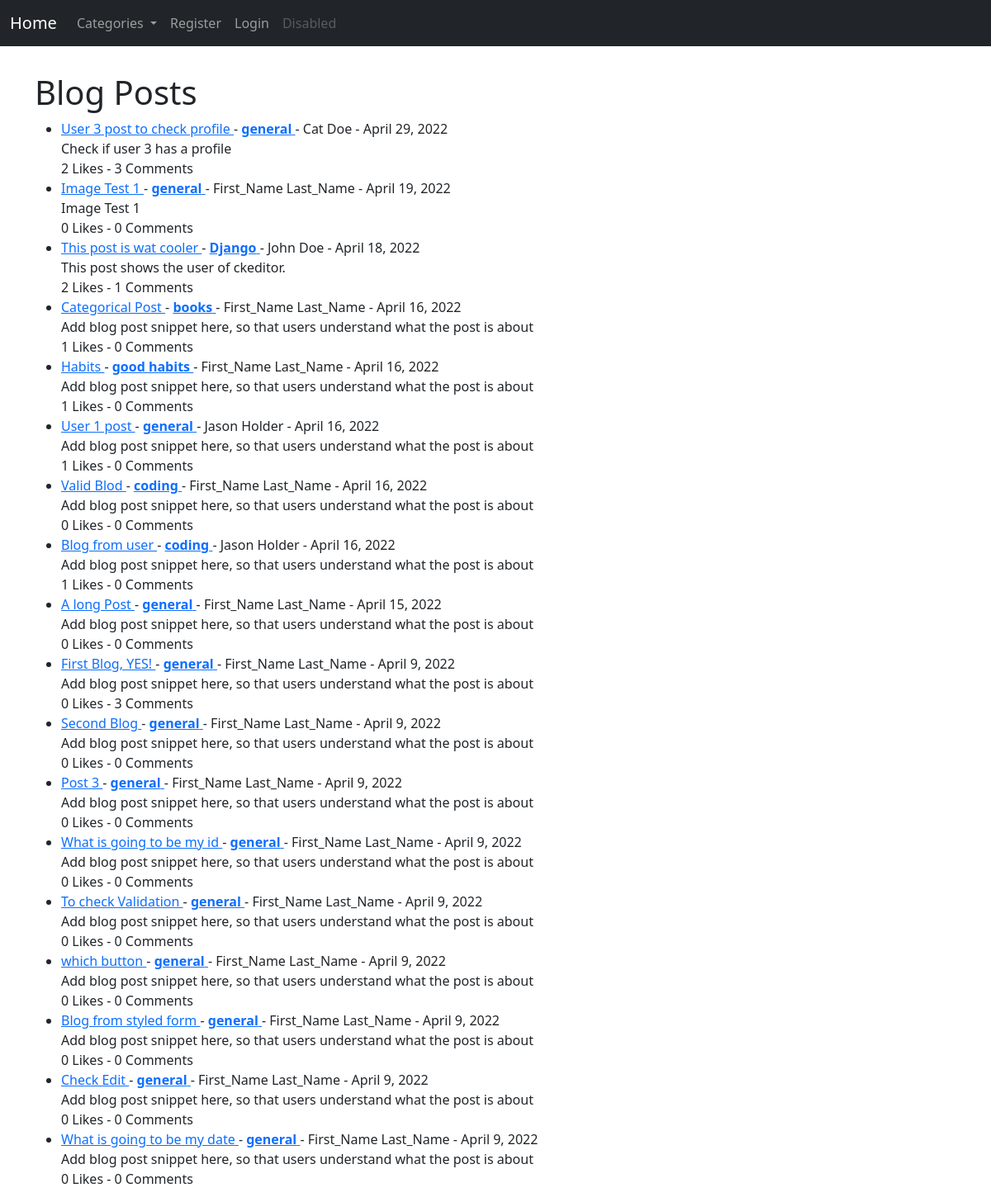
The page / on the database its author committed.
### blogapp/models.py (models this page shows, shortened)
class Post(models.Model):
    title = models.CharField(max_length=255)
    author = models.ForeignKey(User, on_delete=models.CASCADE)
    category = models.CharField(max_length=255, default="general")
    snippet = models.CharField(max_length=255, default="Add blog post snippet here, so that users understand what the post is about.")
    cover_image = models.ImageField(null=True, blank=True, upload_to="media/_/")
    body = RichTextField(blank="Write blog body here...", null=True)
    date = models.DateField(auto_now_add=True)
    likes = models.ManyToManyField(User, related_name= "blog_posts" )

### blogapp/views.py (the view)
# urls.py: path('', HomeView.as_view(), name="home"),
class HomeView(ListView):
    model = Post
    template_name = 'home.html'
    ordering =['-date']

### blogapp/context_processors.py (called while the page is built)
def get_cats(request):
    cat_menu = Category.objects.all()
    cats=[]
    for cat in cat_menu:
        cats.append(cat)
    return {
        "cats": cats
    }

### blogapp/models.py (called while the page is built)
    def __str__(self):
        return self.name

### blogapp/templatetags/filters.py (called while the page is built)
@register.filter
def get_count(post):
    return post.count()

### blogapp/templates/home.html (shortened to what this page needs)
{% extends 'base.html' %}
{% block content %}
{% load filters %}
<h1>Blog Posts</h1>
<ul>
{% for post in object_list %}
    <li><a href="{% url 'article-detail' post.pk %}"> {{post.title}} </a> -
        <a href="{% url 'category_view' post.category|slugify %}"><strong>{{post.category}}</strong> </a>-
        {{post.author.first_name}} {{post.author.last_name}} -
        {{post.date}}
    {{post.snippet|slice:":250"|safe}}</li>
    {{post.likes|get_count}} Likes - {{post.comments|get_count}} Comments
{% endfor %}
</ul>
{% endblock %}

### rows shown on the page
Post: title "User 3 post to check profile", category "general", author.first_name "Cat", author.last_name "Doe", date "April 29, 2022", snippet "Check if user 3 has a profile", likes|get_count "2", comments|get_count "3"
Post: title "Image Test 1", category "general", author.first_name "First_Name", author.last_name "Last_Name", date "April 19, 2022", snippet "Image Test 1", likes|get_count "0", comments|get_count "0"
Post: title "This post is wat cooler", category "Django", author.first_name "John", author.last_name "Doe", date "April 18, 2022", snippet "This post shows the user of ckeditor.", likes|get_count "2", comments|get_count "1"
Post: title "Categorical Post", category "books", author.first_name "First_Name", author.last_name "Last_Name", date "April 16, 2022", snippet "Add blog post snippet here, so that users understand what the post is about", likes|get_count "1", comments|get_count "0"
Post: title "Habits", category "good habits", author.first_name "First_Name", author.last_name "Last_Name", date "April 16, 2022", snippet "Add blog post snippet here, so that users understand what the post is about", likes|get_count "1", comments|get_count "0"
Post: title "User 1 post", category "general", author.first_name "Jason", author.last_name "Holder", date "April 16, 2022", snippet "Add blog post snippet here, so that users understand what the post is about", likes|get_count "1", comments|get_count "0"
Post: title "Valid Blod", category "coding", author.first_name "First_Name", author.last_name "Last_Name", date "April 16, 2022", snippet "Add blog post snippet here, so that users understand what the post is about", likes|get_count "0", comments|get_count "0"
Post: title "Blog from user", category "coding", author.first_name "Jason", author.last_name "Holder", date "April 16, 2022", snippet "Add blog post snippet here, so that users understand what the post is about", likes|get_count "1", comments|get_count "0"
Post: title "A long Post", category "general", author.first_name "First_Name", author.last_name "Last_Name", date "April 15, 2022", snippet "Add blog post snippet here, so that users understand what the post is about", likes|get_count "0", comments|get_count "0"
Post: title "First Blog, YES!", category "general", author.first_name "First_Name", author.last_name "Last_Name", date "April 9, 2022", snippet "Add blog post snippet here, so that users understand what the post is about", likes|get_count "0", comments|get_count "3"
Post: title "Second Blog", category "general", author.first_name "First_Name", author.last_name "Last_Name", date "April 9, 2022", snippet "Add blog post snippet here, so that users understand what the post is about", likes|get_count "0", comments|get_count "0"
Post: title "Post 3", category "general", author.first_name "First_Name", author.last_name "Last_Name", date "April 9, 2022", snippet "Add blog post snippet here, so that users understand what the post is about", likes|get_count "0", comments|get_count "0"
Post: title "What is going to be my id", category "general", author.first_name "First_Name", author.last_name "Last_Name", date "April 9, 2022", snippet "Add blog post snippet here, so that users understand what the post is about", likes|get_count "0", comments|get_count "0"
Post: title "To check Validation", category "general", author.first_name "First_Name", author.last_name "Last_Name", date "April 9, 2022", snippet "Add blog post snippet here, so that users understand what the post is about", likes|get_count "0", comments|get_count "0"
Post: title "which button", category "general", author.first_name "First_Name", author.last_name "Last_Name", date "April 9, 2022", snippet "Add blog post snippet here, so that users understand what the post is about", likes|get_count "0", comments|get_count "0"
Post: title "Blog from styled form", category "general", author.first_name "First_Name", author.last_name "Last_Name", date "April 9, 2022", snippet "Add blog post snippet here, so that users understand what the post is about", likes|get_count "0", comments|get_count "0"
Post: title "Check Edit", category "general", author.first_name "First_Name", author.last_name "Last_Name", date "April 9, 2022", snippet "Add blog post snippet here, so that users understand what the post is about", likes|get_count "0", comments|get_count "0"
Post: title "What is going to be my date", category "general", author.first_name "First_Name", author.last_name "Last_Name", date "April 9, 2022", snippet "Add blog post snippet here, so that users understand what the post is about", likes|get_count "0", comments|get_count "0"
